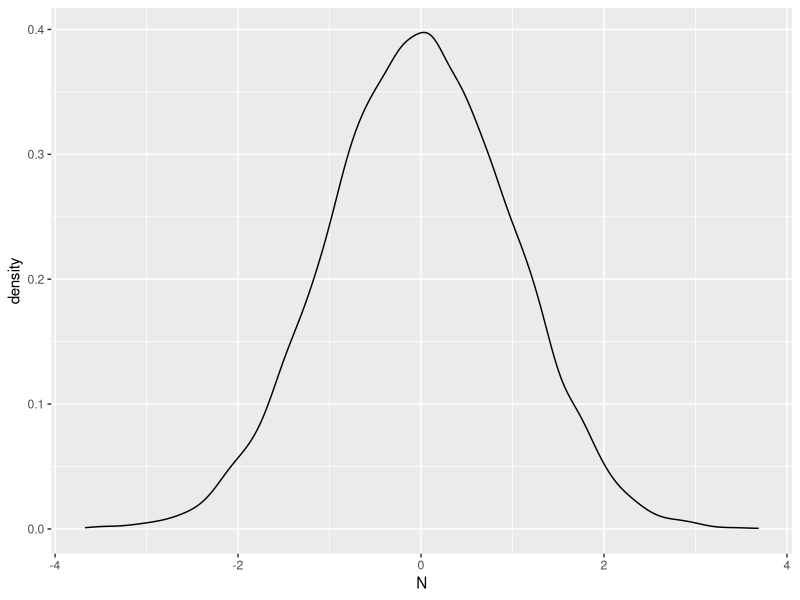

Generate this figure with R:
## ---- chunk 1
knitr::opts_chunk$set(echo = TRUE)
## ---- chunk 2
library(tidyverse)
## ---- chunk 3
n <- 1e04
N <- rnorm(n, mean = 0, sd = 1)  # 100 normalverteilte z-Werte
e1 <- rnorm(n)  # das gleiche wie oben: normalverteilte z-Werte
e2 <- rnorm(n)  # das gleiche wie oben: normalverteilte z-Werte
S <- N + e1  # S wird determiniert durch N und e
B <- N + e2  # B wird determiniert druch N und e
## ---- chunk 4
d <-
  tibble(N, S, B, e1, e2)
## ---- chunk 5
ggplot(tibble(N), aes(x = N)) +
  geom_density()
## ---- chunk 6
lm(S ~ B)
## ---- chunk 7
cor(S,B)
## ---- chunk 8
lm2 <- lm(B ~ S + N)
lm2
